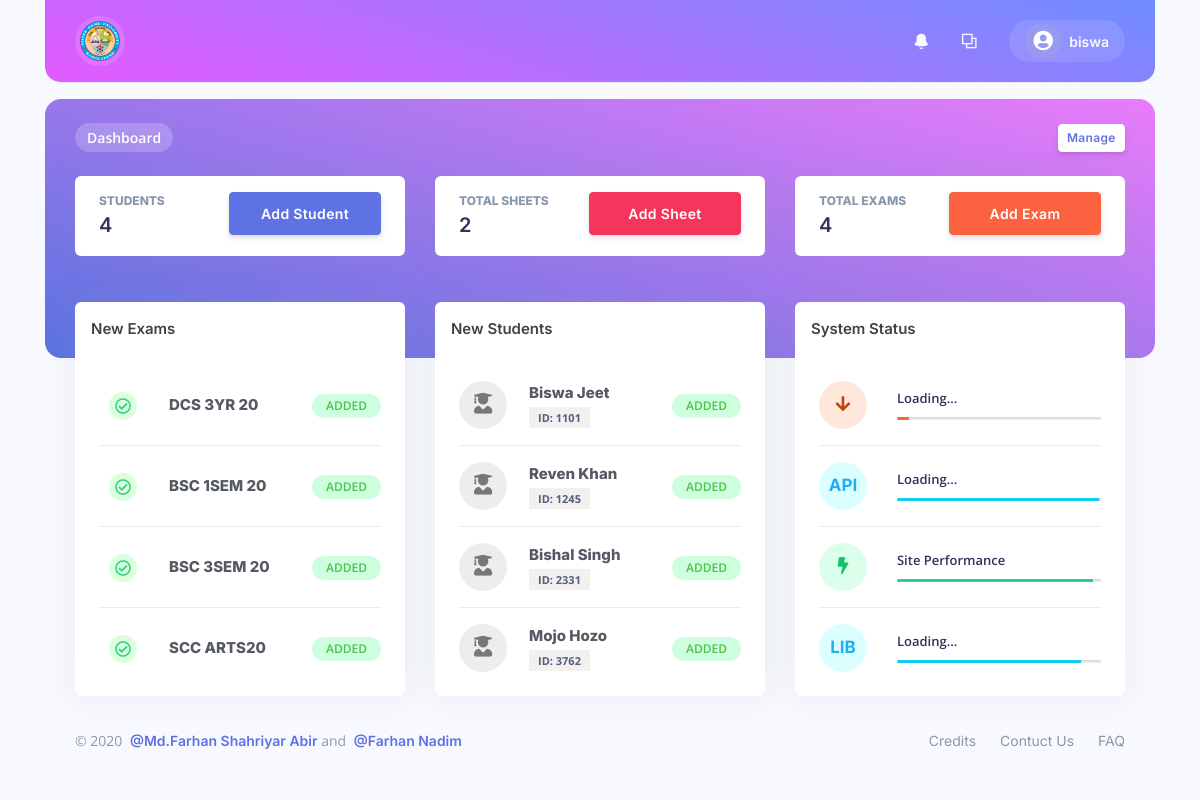
Screenshot of /dashboard (signed in) with the database file from the repository.
### tables this page shows
CREATE TABLE `exam` (
  `id` int(50) UNSIGNED NOT NULL,
  `c_name` varchar(50) NOT NULL,
  `reg_date` timestamp NOT NULL DEFAULT CURRENT_TIMESTAMP ON UPDATE CURRENT_TIMESTAMP
);

CREATE TABLE `student` (
  `id` int(16) UNSIGNED NOT NULL,
  `s_name` varchar(50) NOT NULL,
  `s_class` varchar(50) NOT NULL,
  `reg_date` timestamp NOT NULL DEFAULT CURRENT_TIMESTAMP ON UPDATE CURRENT_TIMESTAMP
);

### session.php (called while the page is built, shortened)
<?php
   include('init.php');
   $user_check = $_SESSION['login_user'];
   $sqlConnect = "SELECT username FROM admin WHERE username='$user_check'";
   $ses_sql = mysqli_query($conn,$sqlConnect);
   $row = mysqli_fetch_array($ses_sql);
   $login_session = $row['username'];
?>

### init.php (called while the page is built, shortened)
<?php
   $exam_container_title = 'New Exams';
   $student_container_title = "New Students";
?>

### dashboard.php (the view, shortened to what this page needs)
<?php
include('functions.php');
include('session.php');
include("init.php");
    $no_of_classes=mysqli_fetch_array(mysqli_query($conn,"SELECT COUNT(*) FROM `exam`"));
    $no_of_students=mysqli_fetch_array(mysqli_query($conn,"SELECT COUNT(*) FROM `student`"));
    $no_of_result=mysqli_fetch_array(mysqli_query($conn,"SELECT COUNT(*) FROM `result`"));
?>
<!DOCTYPE html>
<html>
 <head>
 </head>
 <body>
     <div class="container">
   <div class="main-content" id="panel">
     <nav class="navbar navbar-top navbar-expand navbar-dark bg-primary border-bottom">
       <div class="container-fluid">
         <div class="collapse navbar-collapse" id="navbarSupportedContent">
           <a class="navbarbrand" href="https://ndub.edu.bd/">
            <img src="./assets/img/mb.png" width="30" height="30" alt="">
          </a>
           <ul class="navbar-nav align-items-center ml-md-auto">
           </ul>
           <ul class="navbar-nav align-items-center ml-auto ml-md-0">
             <li class="nav-item dropdown">
               <a class="nav-link pr-0" href="#" role="button" data-toggle="dropdown" aria-haspopup="true" aria-expanded="false">
                 <div class="media align-items-center">
                   <span class="avatar avatar-sm rounded-circle">
                     <?php
                     if(empty($user_logo)){
                      echo '<i class="fas fa-user-circle"></i>';
                      }else{
                      echo '<img alt="User" src="'.$user_logo.'">';
                      }
                     ?>
                   </span>
                   <div class="media-body ml-2 d-none d-lg-block">
                     <span class="mb-0 text-sm  font-weight-bold"><?php echo $login_session; ?></span>
                   </div>
                 </div>
               </a>
             </li>
           </ul>
         </div>
       </div>
     </nav>
     <div class="header bg-primary pb-6">
       <div class="container-fluid">
         <div class="header-body">
           <div class="row align-items-center py-4">
             <div class="col-lg-6 col-7">
               <h6 class="h2 text-white d-inline-block mb-0">Dashboard</h6>
             </div>
             <div class="col-lg-6 col-5 text-right">
               <a href="#" onclick="showmenu()" class="btn btn-sm btn-neutral">Manage</a>
             </div>
           </div>
           <div class="row">
             <div class="col-xl-4 col-md-6">
               <div class="card card-stats">
                 <div class="card-body">
                   <div class="row">
                     <div class="col">
                       <h5 class="card-title text-uppercase text-muted mb-0">Students</h5>
                       <span class="h2 font-weight-bold mb-0"><?php echo $no_of_students[0]; ?></span>
                     </div>
                     <div class="col-xl-7">
                         <a href="./add/student" class="btn btn-primary wd100">Add Student</a>
                     </div>
                   </div>
                 </div>
               </div>
             </div>
             <div class="col-xl-4 col-md-6">
               <div class="card card-stats">
                 <div class="card-body">
                   <div class="row">
                     <div class="col">
                       <h5 class="card-title text-uppercase text-muted mb-0">Total Sheets</h5>
                       <span class="h2 font-weight-bold mb-0"><?php echo $no_of_result[0]; ?></span>
                     </div>
                     <div class="col-xl-7">
                       <a href="./add/marksheet" class="btn btn-danger wd100">Add Sheet</a>
                     </div>
                   </div>
                 </div>
               </div>
             </div>
             <div class="col-xl-4 col-md-6">
               <div class="card card-stats">
                 <div class="card-body">
                   <div class="row">
                     <div class="col">
                       <h5 class="card-title text-uppercase text-muted mb-0">Total Exams</h5>
                       <span class="h2 font-weight-bold mb-0"><?php echo $no_of_classes[0]; ?></span>
                     </div>
                     <div class="col-xl-7">
                       <a href="./add/exam" class="btn btn-warning wd100">Add Exam</a>
                     </div>
                   </div>
                 </div>
               </div>
             </div>
           </div>
         </div>
       </div>
     </div>
     <div class="container-fluid mt--6">
       <div class="row">
         <div class="col-xl-4">
           <div class="card">
             <div class="card-header dashui">
               <h5 class="h3 mb-0"><?php echo $exam_container_title; ?></h5>
             </div>
             <div class="card-body">
               <ul class="list-group list-group-flush list my--3">
               <?php
                 $sql = "SELECT `c_name`, `id` FROM `exam`";
                 $result = mysqli_query($conn, $sql);
                 if (mysqli_num_rows($result) > 0) {
                     while($row = mysqli_fetch_array($result))
                       {
                       echo '
                       <li class="list-group-item px-0">
                   <div class="row align-items-center">
                     <div class="col-auto">
                       <a href="#" class="avatar rounded-circle class">
                        <span class="text-success"><i class="far fa-check-circle"></i></span>
                       </a>
                     </div>
                     <div class="col ml--2">
                       <h4 class="mb-0">
                         <a href="#!">'.$row['c_name'].'</a>
                       </h4>
                     </div>
                     <div class="col-auto">
                       <button type="button" class="add-success">Added</button>
                     </div>
                   </div>
                 </li>
                       ';
                       }
                 } else {
                     echo "<p class='null'>No result exits</p>";
                 }
               ?>
               </ul>
             </div>
           </div>
         </div>
         <div class="col-xl-4">
           <div class="card">
            <div class="card-header dashui">
              <h5 class="h3 mb-0"><?php echo $student_container_title; ?></h5>
            </div>
            <div class="card-body">
              <ul class="list-group list-group-flush list my--3">
              <?php
            $sql = "SELECT `id`, `s_class`, `s_name` FROM `student`";
            $result = mysqli_query($conn, $sql);
            if (mysqli_num_rows($result) > 0) {
                while($row = mysqli_fetch_array($result))
                  {
                    echo'<li class="list-group-item px-0">
                    <div class="row align-items-center">
                      <div class="col-auto">
                        <a href="#" class="avatar rounded-circle">
                          <i class="fas fa-user-graduate"></i>
                        </a>
                      </div>
                      <div class="col ml--2">
                        <h4 class="mb-0">
                          <a href="#!">'.$row['s_name'].'</a>
                        </h4>
                        <small class="ids"> ID: '.$row['id'].'</small>
                      </div>
                      <div class="col-auto">
                        <button type="button" class="add-success">Added</button>
                      </div>
                    </div>
                  </li>';
                  }
            } else {
                echo "No Student Exists!";
            }
        ?>
              </ul>
            </div>
          </div>
         </div>
       </div>
       <footer class="footer pt-0">
         <div class="row align-items-center justify-content-lg-between">
           <div class="col-lg-6">
             <div class="copyright text-center text-lg-left text-muted">
               &copy; 2020 <a href="https://www.facebook.com/abirxhants/" class="font-weight-bold ml-1" target="_blank">@Md.Farhan Shahriyar Abir</a>
               and <a href="https://www.facebook.com/mohammadfarhan.mohammadfarhan.3158" class="font-weight-bold ml-1" target="_blank">@Farhan Nadim</a>
             </div>
           </div>
           <div class="col-lg-6">
             <ul class="nav nav-footer justify-content-center justify-content-lg-end">
               <li class="nav-item">
                 <a href="#" class="nav-link" target="_blank">Credits</a>
               </li>
               <li class="nav-item">
                 <a href="#" class="nav-link" target="_blank">Contuct Us</a>
               </li>
               <li class="nav-item">
                 <a href="#" class="nav-link" target="_blank">FAQ</a>
               </li>
             </ul>
           </div>
         </div>
       </footer>
     </div>
   </div>
   </div>
 </body>
 </html>

### rows the page displays
exam: c_name "DCS 3YR 20"
exam: c_name "BSC 1SEM 20"
exam: c_name "BSC 3SEM 20"
exam: c_name "SCC ARTS20"
student: s_name "Biswa Jeet", id "1101"
student: s_name "Reven Khan", id "1245"
student: s_name "Bishal Singh", id "2331"
student: s_name "Mojo Hozo", id "3762"

### other values shown
$login_session "biswa"
$no_of_students[0] "4"
$no_of_result[0] "2"
$no_of_classes[0] "4"
$exam_container_title "New Exams"
$student_container_title "New Students"
